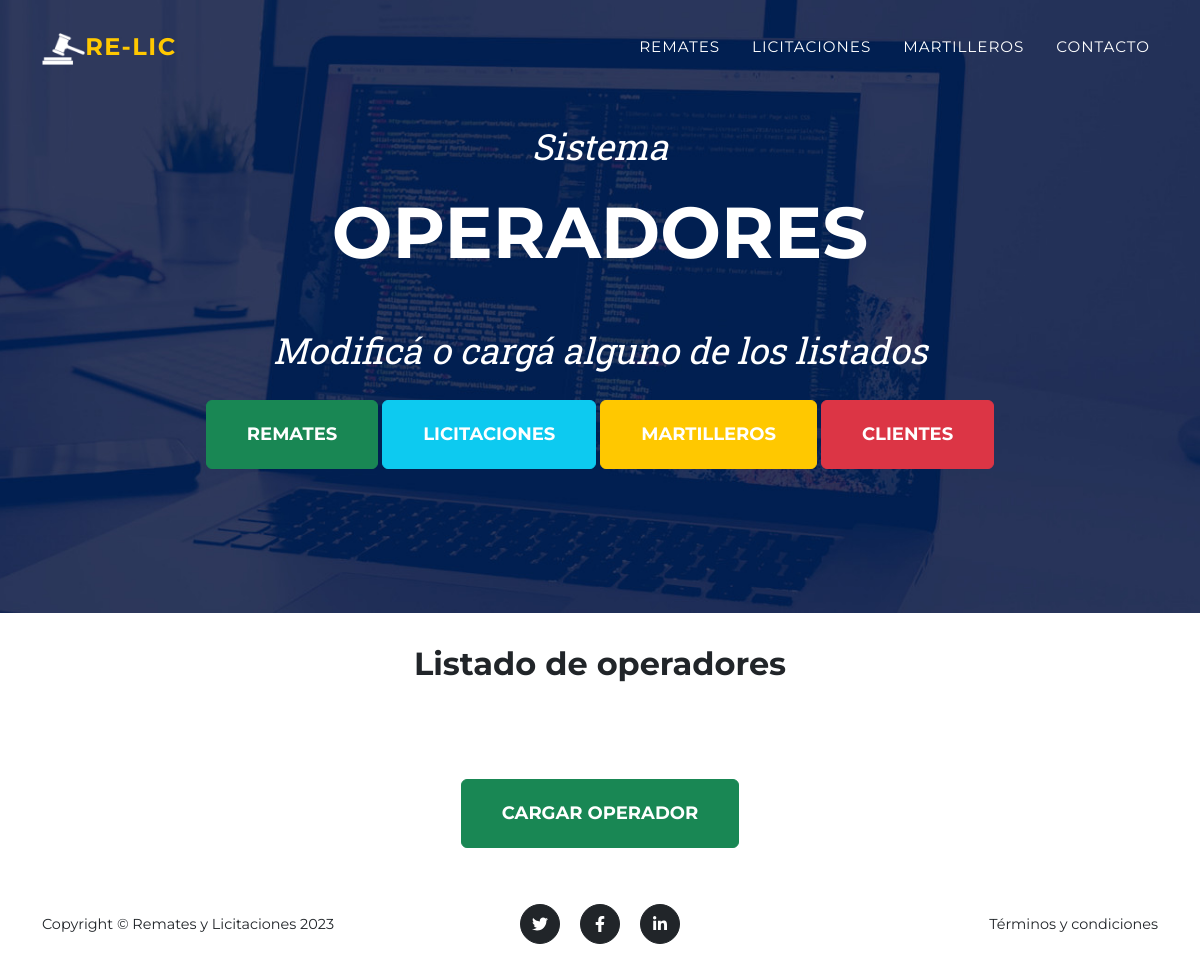
Page /Publicaciones/operadores/ on the earlier database version.
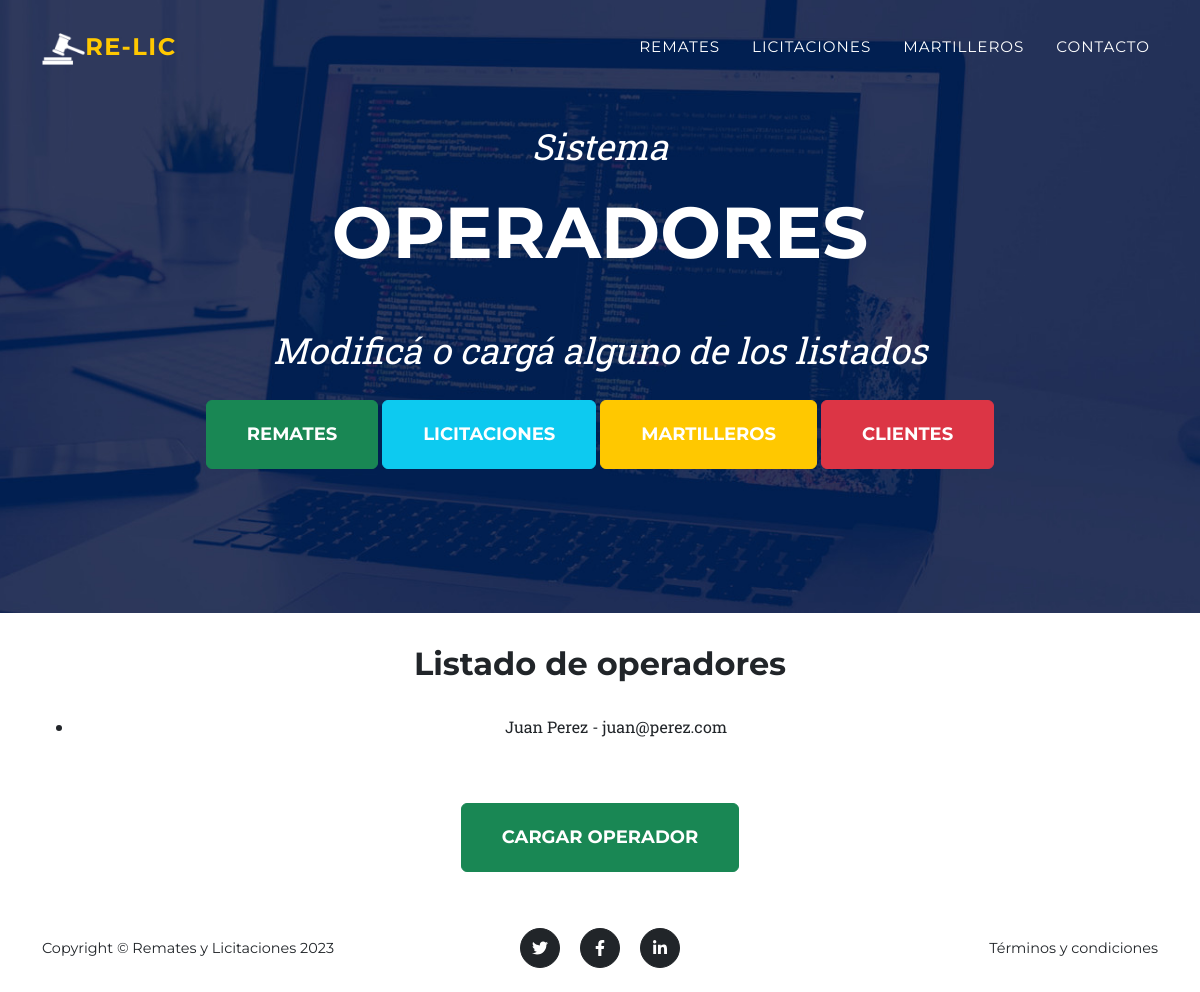
Same page on the later database version.
### Publicaciones/models.py (models this page shows, shortened)
class Operador(models.Model):
    nombre = models.CharField(max_length=50)
    apellido = models.CharField(max_length=50)
    email = models.EmailField()

### Publicaciones/views.py (the view)
# urls.py: path('operadores/', operadores, name='operadores'),
def operadores(request):
    lista_operadores=Operador.objects.all()
    return render(request,'operadores.html', {'listado_operadores':lista_operadores})

### Publicaciones/templates/operadores.html
{% extends "padre.html" %}
{% load static %}
{% block contenido_hero %}
<div class="masthead-subheading">Sistema</div>
<div class="masthead-heading text-uppercase">Operadores</div>
<div class="masthead-subheading">Modificá o cargá alguno de los listados</div>
<a class="btn btn-success btn-xl text-uppercase" href="{% url 'remates' %}">Remates</a>
<a class="btn btn-info btn-xl text-uppercase" href="{% url 'licitaciones' %}">Licitaciones</a>
<a class="btn btn-warning btn-xl text-uppercase" href="{% url 'martilleros' %}">Martilleros</a>
<a class="btn btn-danger btn-xl text-uppercase" href="{% url 'clientes' %}">Clientes</a>
{% endblock %}
{% block listado %}
<h2>Listado de operadores</h2>
<br>
<ul>
    {% for operador in listado_operadores %}
        <li>{{ operador.nombre }} {{ operador.apellido }} - {{ operador.email }}</li>
    {% endfor %}
</ul>
<br>
<br>
<a class="btn btn-success btn-xl text-uppercase" href="{% url 'carga_operadores' %}">Cargar operador</a>
{% endblock %}

Differences in the rows shown:
added Operador: nombre "Juan", apellido "Perez", email "juan@perez.com"
